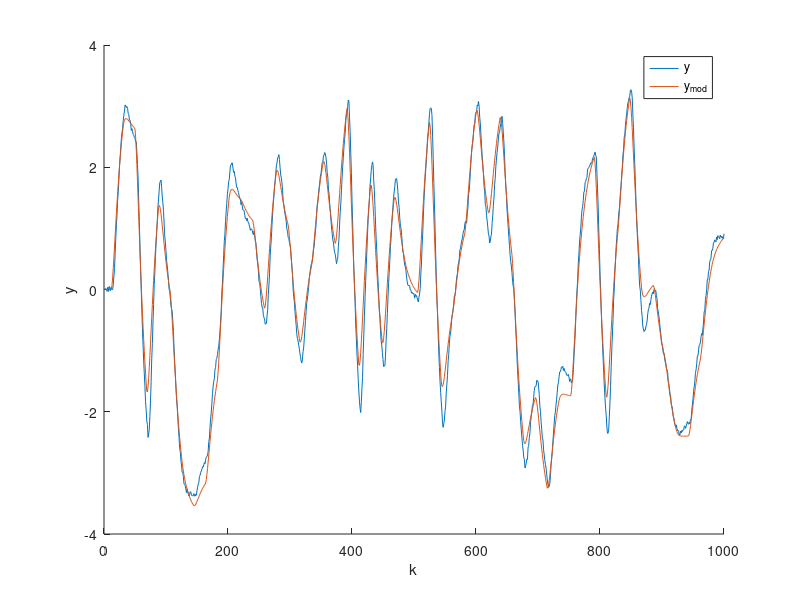
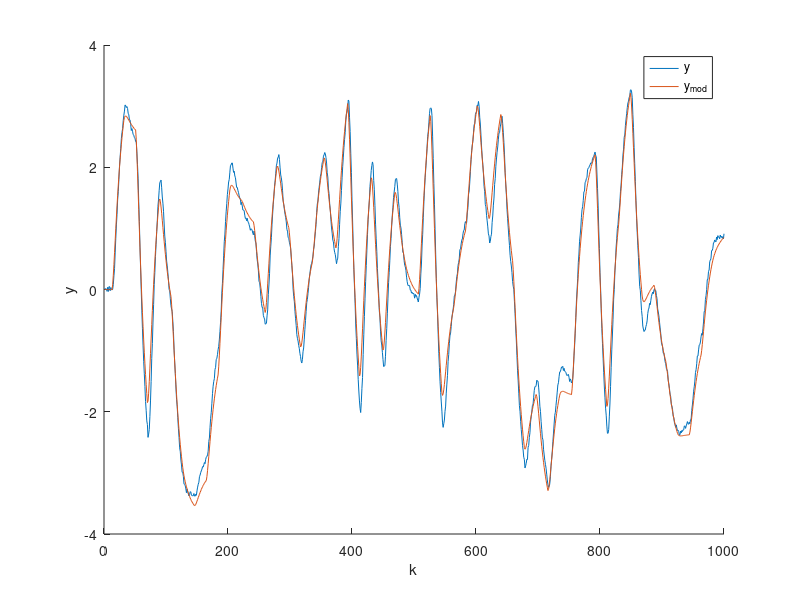
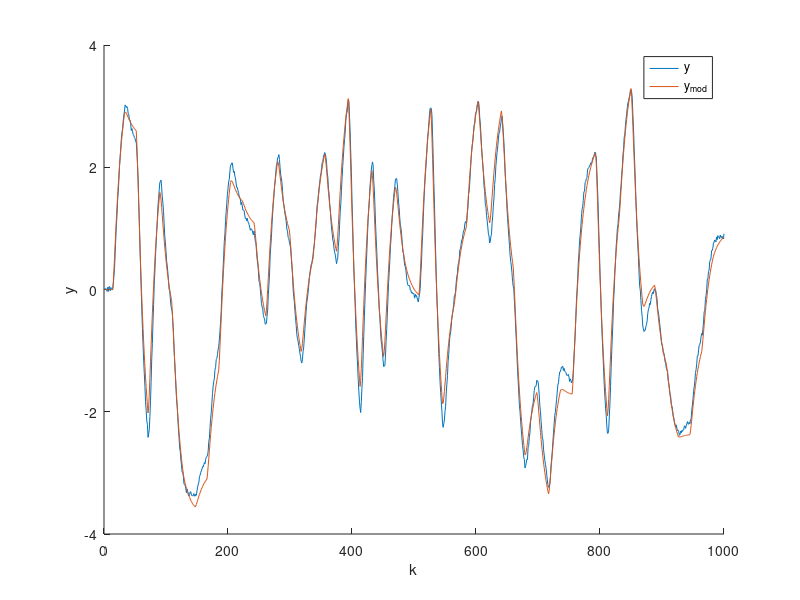
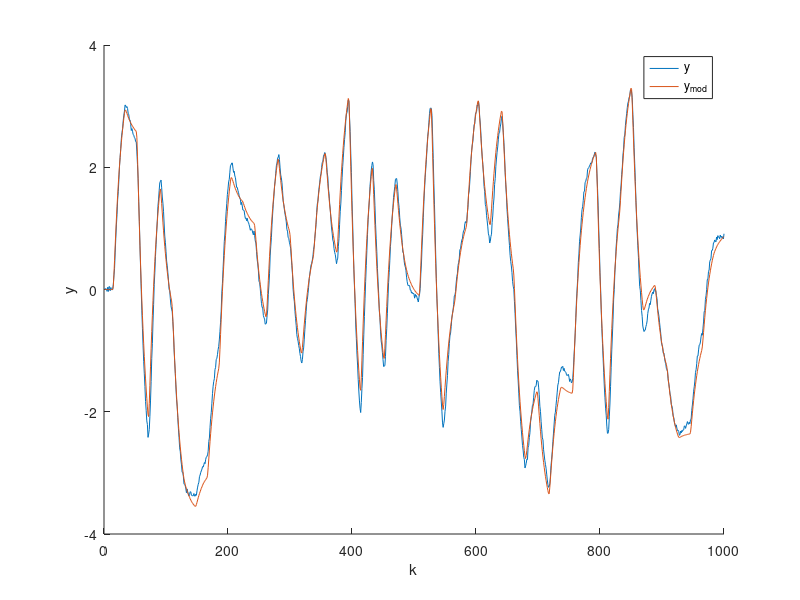

These figures' MATLAB source, in order:
%% wczytywanie
dane = dlmread('dane24.txt');

u = dane(:, 1);
y = dane(:, 2);


%% obliczanie modelu
for tau=1:10
    first = max(2+tau, 3);
    M = zeros(100, 4);
    for i=first:numel(u)
        M(i, 1) = u(i-tau);
        M(i, 2) = u(i-tau-1);
        M(i, 3) = y(i-1);
        M(i, 4) = y(i-2);
    end
    W = M\y;
    if tau == 6 W_kon = W; end;
    y_mod = zeros(numel(u), 1);

    for i=first:numel(u)
        y_mod(i) = W(1)*u(i-tau) + W(2)*u(i-tau-1) + W(3)*y_mod(i-1) + W(4)*y_mod(i-2);
    end

    blad = (y-y_mod)'*(y-y_mod);
    disp('~~~~~~');
    disp(tau);
    disp(blad);
    disp(W);

    clf;
    hold on;
    plot(y);
    plot(y_mod);
    xlabel('k');
    ylabel('y');
    legend('y', 'y_{mod}');
    print('-dpng', ['../images/z1_', num2str(tau), '.png']);
    hold off;
end
